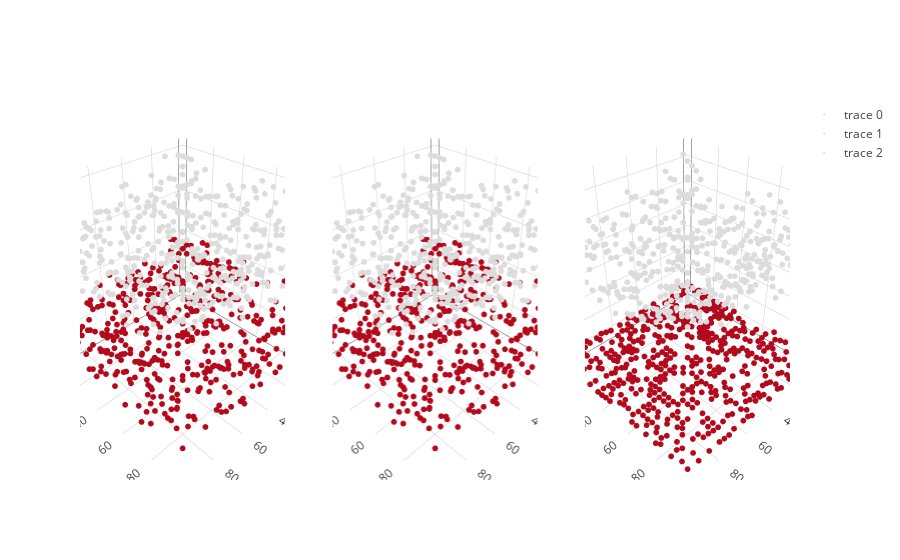

The cell this chart's notebook holds for it:
### Code cell
color = np.zeros(inf.m)
color[obs_idx] = 1

trace_est = go.Scatter3d(x = X[:,0], y = X[:,1], z=var_est, mode = 'markers', marker=dict(size = 2, color = color))
trace_est_slow = go.Scatter3d(x = X[:,0], y = X[:,1], z=var_est_slow, mode = 'markers', marker=dict(size = 2, color = color))
trace_exact = go.Scatter3d(x = X[:,0], y = X[:,1], z=var_exact, mode = 'markers', marker=dict(size = 2, color = color))

fig = tools.make_subplots(rows=1, cols=3, specs=[[{'is_3d': True}, {'is_3d': True}, {'is_3d': True}]])
fig.append_trace(trace_est_slow, 1, 1)
fig.append_trace(trace_est_slow, 1, 2)
fig.append_trace(trace_exact, 1, 3)
iplot(fig)

### Figure 1 — Plotly figure (JSON) as saved in the notebook; plotly's stock layout.template omitted (floating-point values rounded to 4 significant figures; data arrays with more than 128 entries replaced by an {"elided": "..."} marker saying what was removed)
{"data": [{"marker": {"color": {"elided": "900 int values"}, "size": 2}, "mode": "markers", "scene": "scene1", "type": "scatter3d", "x": {"elided": "900 float values"}, "y": {"elided": "900 float values"}, "z": {"elided": "900 float values"}}, {"marker": {"color": {"elided": "900 int values"}, "size": 2}, "mode": "markers", "scene": "scene2", "type": "scatter3d", "x": {"elided": "900 float values"}, "y": {"elided": "900 float values"}, "z": {"elided": "900 float values"}}, {"marker": {"color": {"elided": "900 int values"}, "size": 2}, "mode": "markers", "scene": "scene3", "type": "scatter3d", "x": {"elided": "900 float values"}, "y": {"elided": "900 float values"}, "z": {"elided": "900 float values"}}], "layout": {"scene1": {"domain": {"x": [0, 0.2889], "y": [0, 1]}}, "scene2": {"domain": {"x": [0.3556, 0.6444], "y": [0, 1]}}, "scene3": {"domain": {"x": [0.7111, 1], "y": [0, 1]}}}}
